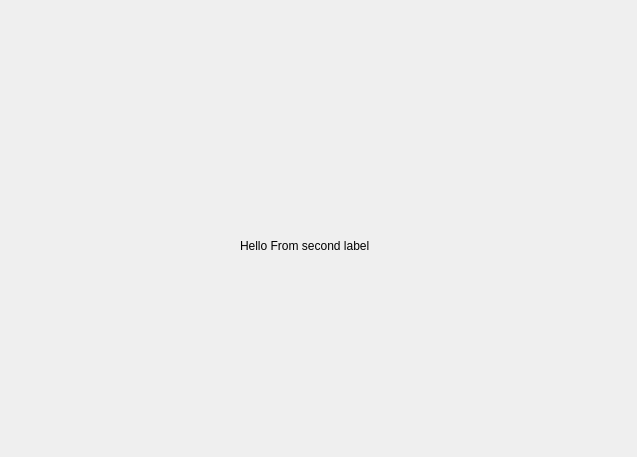
<?xml version="1.0" encoding="UTF-8"?>
<ui version="4.0">
 <class>secDialog</class>
 <widget class="QDialog" name="secDialog">
  <property name="geometry">
   <rect>
    <x>0</x>
    <y>0</y>
    <width>637</width>
    <height>457</height>
   </rect>
  </property>
  <property name="windowTitle">
   <string>Dialog</string>
  </property>
  <widget class="QLabel" name="label">
   <property name="geometry">
    <rect>
     <x>240</x>
     <y>200</y>
     <width>251</width>
     <height>91</height>
    </rect>
   </property>
   <property name="text">
    <string>Hello From second label</string>
   </property>
  </widget>
 </widget>
 <resources/>
 <connections/>
</ui>
